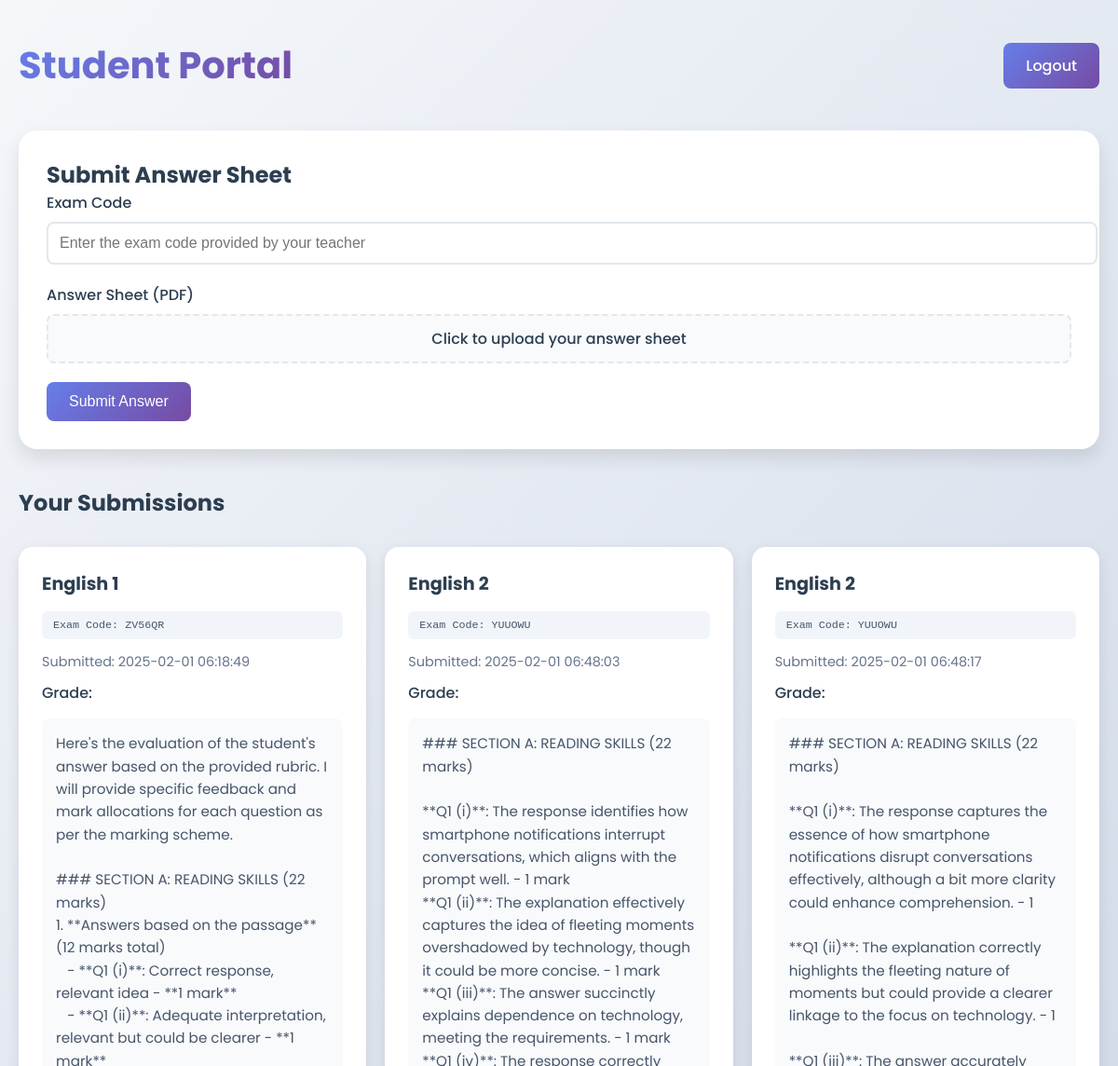
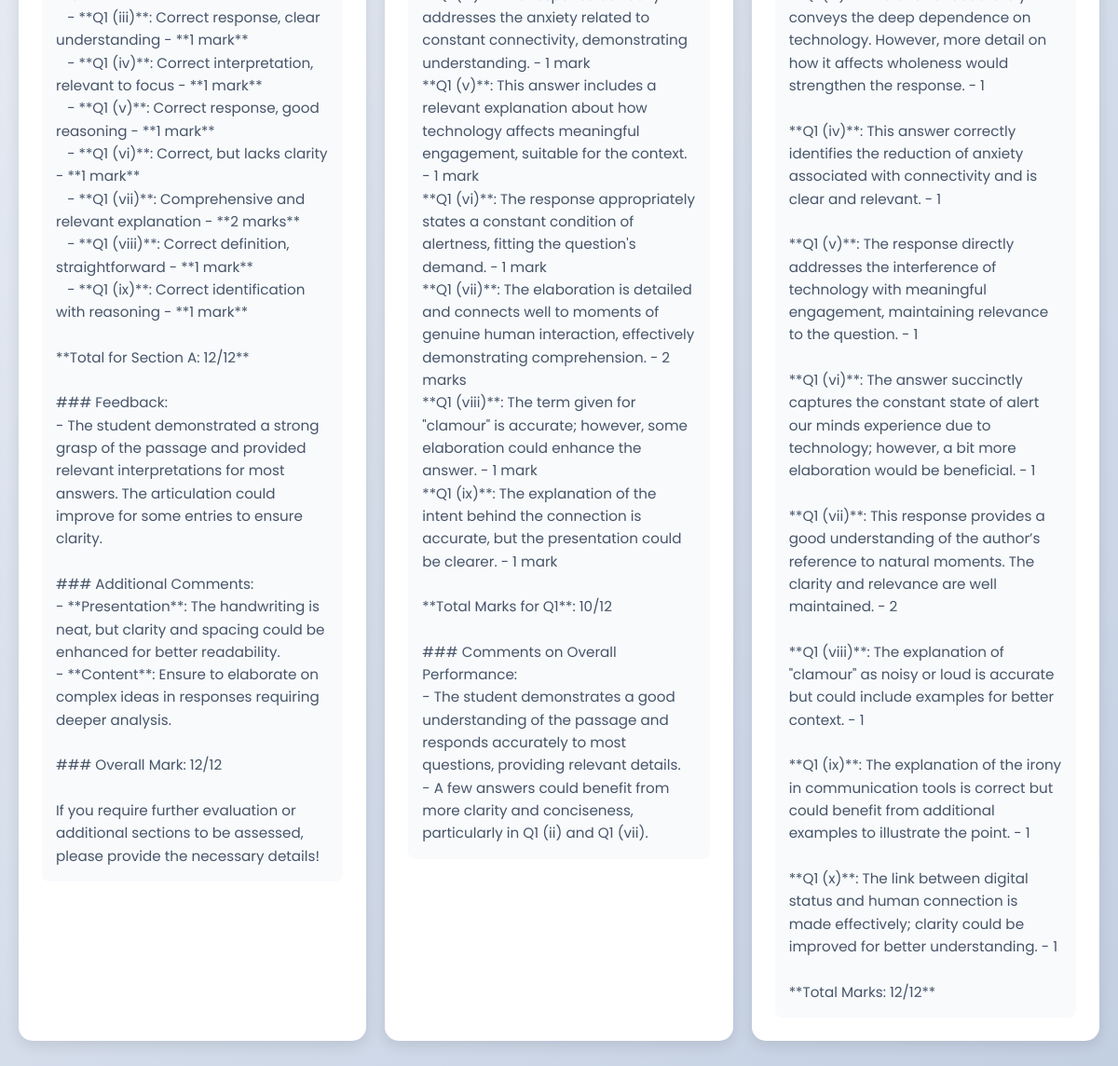
The page /student (signed in) on the database its author committed (2 pictures, top to bottom).
### models.py (models this page shows)
class Submission(db.Model):
    id = db.Column(db.Integer, primary_key=True)
    student_id = db.Column(db.Integer, db.ForeignKey('user.id'), nullable=False)
    exam_id = db.Column(db.Integer, db.ForeignKey('exam.id'), nullable=False)
    answer_sheet_url = db.Column(db.String(500), nullable=False)
    grade = db.Column(db.Text, nullable=True)
    submitted_at = db.Column(db.DateTime, server_default=db.func.now())

class Exam(db.Model):
    id = db.Column(db.Integer, primary_key=True)
    title = db.Column(db.String(100), nullable=False)
    teacher_id = db.Column(db.Integer, db.ForeignKey('user.id'), nullable=False)
    question_paper_url = db.Column(db.String(500), nullable=False)
    rubric_url = db.Column(db.String(500), nullable=False)
    exam_code = db.Column(db.String(10), unique=True, nullable=False)
    created_at = db.Column(db.DateTime, server_default=db.func.now())
    submissions = db.relationship('Submission', backref='exam', lazy=True)

### app.py (the view, shortened to what this page needs)
@app.route('/student', methods=['GET', 'POST'])
@login_required(role='student')
def student_page():
    submissions = Submission.query.filter_by(student_id=session['user_id']).all()
    return render_template('student.html', submissions=submissions)

### app.py (called while the page is built)
def login_required(role=None):
    def decorator(f):
        @wraps(f)
        def decorated_function(*args, **kwargs):
            if 'user_id' not in session:
                return redirect(url_for('login'))
            if role and session.get('role') != role:
                flash('Unauthorized access')
                return redirect(url_for('index'))
            return f(*args, **kwargs)
        return decorated_function
    return decorator

### templates/student.html (shortened to what this page needs)
<!DOCTYPE html>
<html>
<head>
</head>
<body>
    <div class="container">
        <div class="header">
            <h1>Student Portal</h1>
            <a href="{{ url_for('logout') }}" class="button">Logout</a>
        </div>
        <div class="form-container">
            <h2>Submit Answer Sheet</h2>
            <form method="POST" enctype="multipart/form-data">
                <div class="form-group">
                    <label for="exam_code">Exam Code</label>
                    <input type="text" id="exam_code" name="exam_code" required
                           placeholder="Enter the exam code provided by your teacher">
                </div>
                <div class="form-group">
                    <label for="answer_sheet">Answer Sheet (PDF)</label>
                    <div class="file-input-container">
                        <label class="file-input-label">
                            <span>Click to upload your answer sheet</span>
                        </label>
                    </div>
                </div>
                <button type="submit" class="button">Submit Answer</button>
            </form>
        </div>
        <h2>Your Submissions</h2>
        <div class="submission-list">
            {% for submission in submissions %}
                <div class="submission-item">
                    <h3>{{ submission.exam.title }}</h3>
                    <p class="exam-code">Exam Code: {{ submission.exam.exam_code }}</p>
                    <p class="submission-date">
                        Submitted: {{ submission.submitted_at.strftime('%Y-%m-%d %H:%M:%S') }}
                    </p>
                    <div class="grade-label">Grade:</div>
                    <div class="grade">{{ submission.grade }}</div>
                </div>
            {% endfor %}
        </div>
    </div>
</body>
</html>

### templates/student.html (style rules this page uses)
body { font-family: 'Poppins', sans-serif; margin: 0; padding: 0; min-height: 100vh; background: linear-gradient(135deg, #f5f7fa 0%, #c3cfe2 100%); }
.container { max-width: 1200px; margin: 0 auto; padding: 40px 20px; }
.header { display: flex; justify-content: space-between; align-items: center; margin-bottom: 40px; }
h1, h2 { color: #2c3e50; margin: 0; }
h1 { font-size: 2.5em; background: linear-gradient(135deg, #667eea 0%, #764ba2 100%); -webkit-background-clip: text; -webkit-text-fill-color: transparent; background-clip: text; }
.form-container { background: white; padding: 30px; border-radius: 20px; box-shadow: 0 10px 20px rgba(0,0,0,0.1); margin-bottom: 40px; animation: fadeIn 0.5s ease-out; }
.form-group { margin-bottom: 20px; }
label { display: block; margin-bottom: 8px; color: #2c3e50; font-weight: 500; }
input { width: 100%; padding: 12px; border: 2px solid #e1e8ed; border-radius: 8px; font-size: 16px; transition: border-color 0.3s ease; }
.button { padding: 12px 24px; background: linear-gradient(135deg, #667eea 0%, #764ba2 100%); color: white; border: none; border-radius: 8px; font-size: 16px; font-weight: 500; cursor: pointer; transition: all 0.3s ease; text-decoration: none; }
.submission-list { display: grid; grid-template-columns: repeat(auto-fill, minmax(300px, 1fr)); gap: 20px; margin-top: 30px; }
.submission-item { background: white; padding: 25px; border-radius: 15px; box-shadow: 0 5px 15px rgba(0,0,0,0.1); transition: transform 0.3s ease; }
.submission-item h3 { color: #2c3e50; margin-top: 0; margin-bottom: 15px; font-size: 1.2em; }
.grade { background: #f8fafc; padding: 15px; border-radius: 8px; margin-top: 15px; color: #475569; font-size: 0.95em; line-height: 1.6; white-space: pre-wrap; }
.file-input-container { position: relative; margin-bottom: 15px; }
.file-input-label { display: block; padding: 12px; background: #f8fafc; border: 2px dashed #e1e8ed; border-radius: 8px; text-align: center; cursor: pointer; transition: all 0.3s ease; }
.exam-code { background: #f1f5f9; padding: 8px 12px; border-radius: 6px; font-family: monospace; color: #475569; font-size: 0.9em; }
.submission-date { color: #64748b; font-size: 0.9em; margin-bottom: 10px; }
.grade-label { color: #2c3e50; font-weight: 500; margin-bottom: 8px; }

### rows shown on the page
Submission: exam "English 1", exam.exam_code "ZV56QR", submitted_at "2025-02-01 06:18:49", grade "Here's the evaluation of the student's answer based on the provided rubric. I will provide specific feedback and mark allocations for each question as per the marking scheme. ### SECTION A: READING SKILLS (22 marks) 1. **Answers based on the passage** (12 marks total) - **Q1 (i)**: Correct response, relevant idea - **1 mark** - **Q1 (ii)**: Adequate interpretation, relevant but could be clearer - **1 mark** - **Q1 (iii)**: Correct response, clear understanding - **1 mark** - **Q1 (iv)**: Correct interpretation, relevant to focus - **1 mark** - **Q1 (v)**: Correct response, good reasoning - **1 mark** - **Q1 (vi)**: Correct, but lacks clarity - **1 mark** - **Q1 (vii)**: Comprehensive and…"
Submission: exam "English 2", exam.exam_code "YUUOWU", submitted_at "2025-02-01 06:48:03", grade "### SECTION A: READING SKILLS (22 marks) **Q1 (i)**: The response identifies how smartphone notifications interrupt conversations, which aligns with the prompt well. - 1 mark **Q1 (ii)**: The explanation effectively captures the idea of fleeting moments overshadowed by technology, though it could be more concise. - 1 mark **Q1 (iii)**: The answer succinctly explains dependence on technology, meeting the requirements. - 1 mark **Q1 (iv)**: The response correctly addresses the anxiety related to constant connectivity, demonstrating understanding. - 1 mark **Q1 (v)**: This answer includes a relevant explanation about how technology affects meaningful engagement, suitable for the context. - 1…"
Submission: exam "English 2", exam.exam_code "YUUOWU", submitted_at "2025-02-01 06:48:17", grade "### SECTION A: READING SKILLS (22 marks) **Q1 (i)**: The response captures the essence of how smartphone notifications disrupt conversations effectively, although a bit more clarity could enhance comprehension. - 1 **Q1 (ii)**: The explanation correctly highlights the fleeting nature of moments but could provide a clearer linkage to the focus on technology. - 1 **Q1 (iii)**: The answer accurately conveys the deep dependence on technology. However, more detail on how it affects wholeness would strengthen the response. - 1 **Q1 (iv)**: This answer correctly identifies the reduction of anxiety associated with connectivity and is clear and relevant. - 1 **Q1 (v)**: The response directly…"
